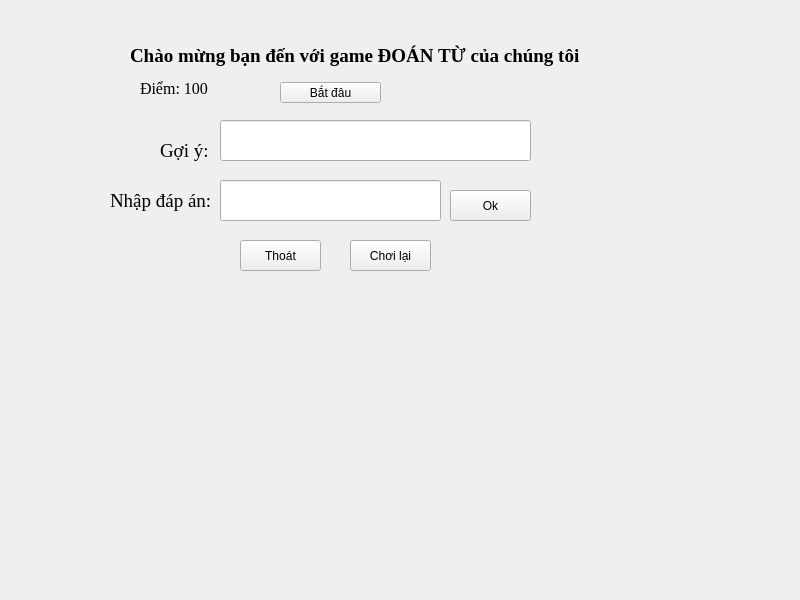
<?xml version="1.0" encoding="UTF-8"?>
<ui version="4.0">
 <class>MainWindow</class>
 <widget class="QMainWindow" name="MainWindow">
  <property name="geometry">
   <rect>
    <x>0</x>
    <y>0</y>
    <width>800</width>
    <height>600</height>
   </rect>
  </property>
  <property name="windowTitle">
   <string>MainWindow</string>
  </property>
  <widget class="QWidget" name="centralwidget">
   <widget class="QLabel" name="Tieude">
    <property name="geometry">
     <rect>
      <x>130</x>
      <y>40</y>
      <width>481</width>
      <height>31</height>
     </rect>
    </property>
    <property name="font">
     <font>
      <family>Times New Roman</family>
      <pointsize>14</pointsize>
      <weight>75</weight>
      <bold>true</bold>
     </font>
    </property>
    <property name="text">
     <string>Chào mừng bạn đến với game ĐOÁN TỪ của chúng tôi</string>
    </property>
   </widget>
   <widget class="QLineEdit" name="ogoiy">
    <property name="geometry">
     <rect>
      <x>220</x>
      <y>120</y>
      <width>311</width>
      <height>41</height>
     </rect>
    </property>
    <property name="text">
     <string/>
    </property>
   </widget>
   <widget class="QLabel" name="nhapdapan">
    <property name="geometry">
     <rect>
      <x>110</x>
      <y>190</y>
      <width>111</width>
      <height>21</height>
     </rect>
    </property>
    <property name="font">
     <font>
      <family>Times New Roman</family>
      <pointsize>14</pointsize>
      <weight>50</weight>
      <bold>false</bold>
     </font>
    </property>
    <property name="text">
     <string>Nhập đáp án:</string>
    </property>
   </widget>
   <widget class="QPushButton" name="ok">
    <property name="geometry">
     <rect>
      <x>450</x>
      <y>190</y>
      <width>81</width>
      <height>31</height>
     </rect>
    </property>
    <property name="text">
     <string>Ok</string>
    </property>
   </widget>
   <widget class="QPushButton" name="thoat">
    <property name="geometry">
     <rect>
      <x>240</x>
      <y>240</y>
      <width>81</width>
      <height>31</height>
     </rect>
    </property>
    <property name="text">
     <string>Thoát</string>
    </property>
   </widget>
   <widget class="QPushButton" name="batdau">
    <property name="geometry">
     <rect>
      <x>280</x>
      <y>82</y>
      <width>101</width>
      <height>21</height>
     </rect>
    </property>
    <property name="text">
     <string>Bắt đâu</string>
    </property>
   </widget>
   <widget class="QLabel" name="goiy">
    <property name="geometry">
     <rect>
      <x>160</x>
      <y>140</y>
      <width>47</width>
      <height>21</height>
     </rect>
    </property>
    <property name="font">
     <font>
      <family>Times New Roman</family>
      <pointsize>14</pointsize>
      <weight>50</weight>
      <bold>false</bold>
     </font>
    </property>
    <property name="text">
     <string>Gợi ý:</string>
    </property>
   </widget>
   <widget class="QLineEdit" name="onhapdapan">
    <property name="geometry">
     <rect>
      <x>220</x>
      <y>180</y>
      <width>221</width>
      <height>41</height>
     </rect>
    </property>
    <property name="text">
     <string/>
    </property>
   </widget>
   <widget class="QPushButton" name="choilai">
    <property name="geometry">
     <rect>
      <x>350</x>
      <y>240</y>
      <width>81</width>
      <height>31</height>
     </rect>
    </property>
    <property name="text">
     <string>Chơi lại</string>
    </property>
   </widget>
   <widget class="QLabel" name="label">
    <property name="geometry">
     <rect>
      <x>140</x>
      <y>80</y>
      <width>101</width>
      <height>16</height>
     </rect>
    </property>
    <property name="font">
     <font>
      <family>Times New Roman</family>
      <pointsize>12</pointsize>
     </font>
    </property>
    <property name="text">
     <string>Điểm: 100</string>
    </property>
   </widget>
  </widget>
 </widget>
 <resources/>
 <connections/>
</ui>
